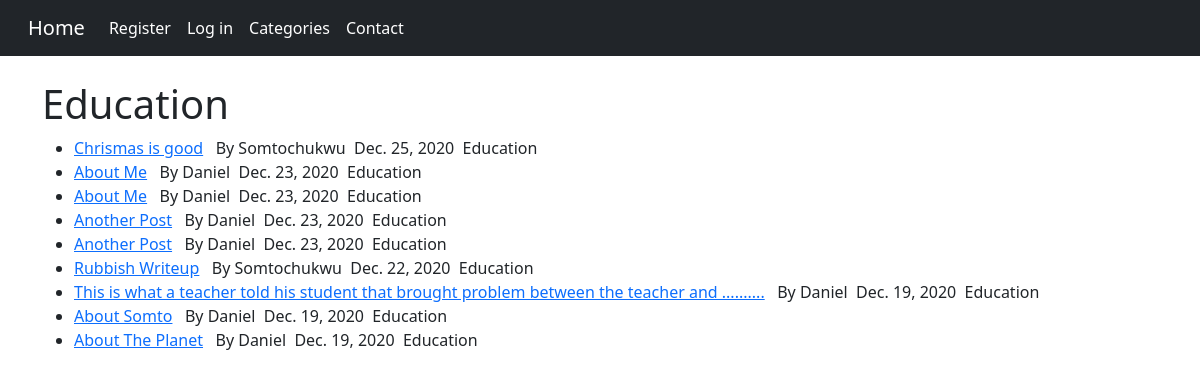
Screenshot of /category/Education with the database file from the repository.
### news/models.py (models this page shows, shortened)
class Post(models.Model):
	title = models.CharField(max_length=225)
	header_image = models.ImageField(null=True, blank=True, upload_to="images/")
	author = models.ForeignKey(User, on_delete=models.CASCADE, related_name="poster")
	category = models.CharField(max_length=225, default='Education')
	body = RichTextField(blank=True, null=True)
	title_tag = models.CharField(max_length=225, default="Title tag is for to be displayed instead of title")
	publication_date = models.DateField(auto_now_add=True)
	likes = models.ManyToManyField(User, related_name='blog_post')

### news/views.py (the view)
# urls.py: path('category/<str:cats>', CategoryView, name='category'),
def CategoryView(request, cats):
	category_posts = Post.objects.filter(category=cats).order_by('-id')
	return render(request, 'category.html', {
		"category_posts": category_posts,
		"cats": cats,
		})

### news/templates/category.html (shortened to what this page needs)
{% extends 'base.html' %}
{% block content %}
	<div class="container">
		<br>
	{% if category_posts %}
		<h1>{{cats}}</h1>
		<ul>
	{% for post in category_posts %}
			<li><a href="{% url 'article_detail' post.id %}">{{post.title_tag}}</a>&nbsp;&nbsp; By {{post.author.last_name}} &nbsp;{{post.publication_date}}&nbsp;&nbsp;{{post.category}}<br>
			</li>
	{% endfor%}
		</ul>
	{% else %}
		<h2>Sorry this page does not exist.</h2>
	{% endif %}
	</div>
{% endblock %}

### rows the page displays
Post: title_tag "Chrismas is good", author.last_name "Somtochukwu", publication_date "Dec. 25, 2020", category "Education"
Post: title_tag "About Me", author.last_name "Daniel", publication_date "Dec. 23, 2020", category "Education"
Post: title_tag "About Me", author.last_name "Daniel", publication_date "Dec. 23, 2020", category "Education"
Post: title_tag "Another Post", author.last_name "Daniel", publication_date "Dec. 23, 2020", category "Education"
Post: title_tag "Another Post", author.last_name "Daniel", publication_date "Dec. 23, 2020", category "Education"
Post: title_tag "Rubbish Writeup", author.last_name "Somtochukwu", publication_date "Dec. 22, 2020", category "Education"
Post: title_tag "This is what a teacher told his student that brought problem between the teacher and ..........", author.last_name "Daniel", publication_date "Dec. 19, 2020", category "Education"
Post: title_tag "About Somto", author.last_name "Daniel", publication_date "Dec. 19, 2020", category "Education"
Post: title_tag "About The Planet", author.last_name "Daniel", publication_date "Dec. 19, 2020", category "Education"

### other values shown
{{ cats }} "Education"
